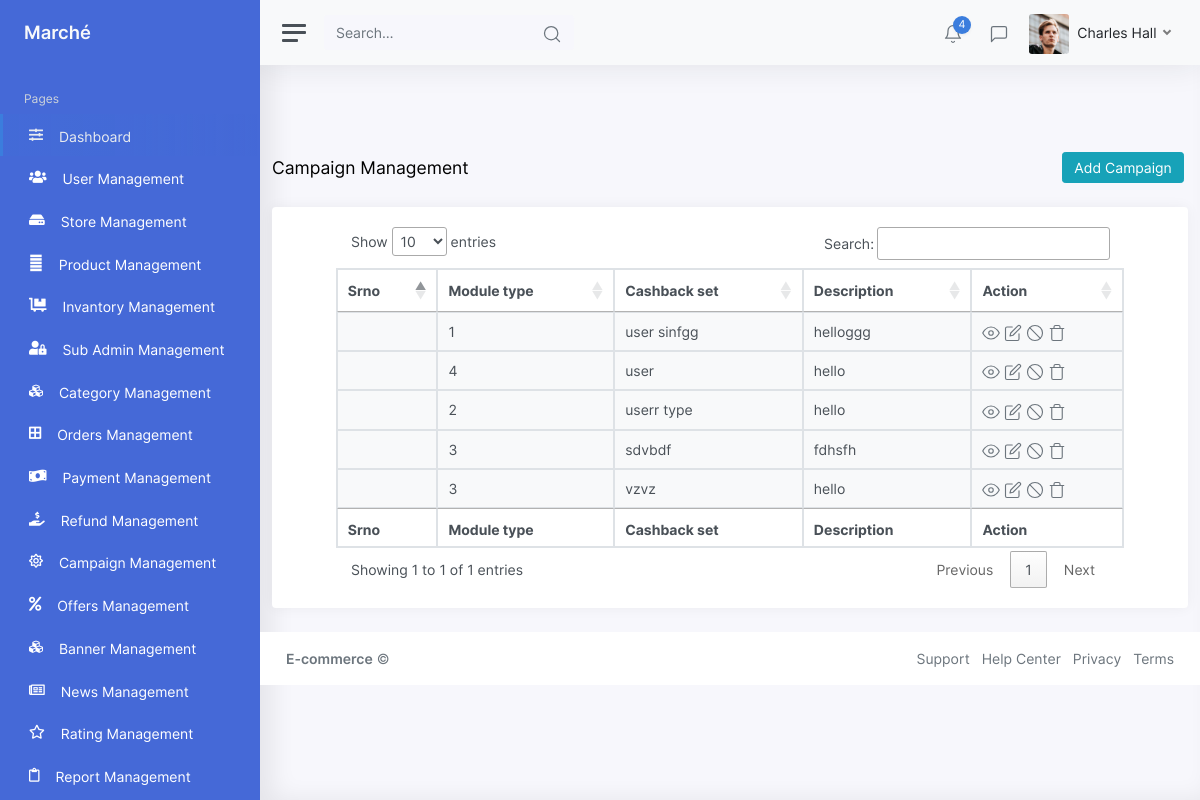
Screenshot of /Admin/campaignManagement with the database file from the repository.
### tables this page shows
CREATE TABLE `campaign` (
  `campaign_id` int(11) NOT NULL,
  `module_type` varchar(255) NOT NULL,
  `cashback_set` varchar(255) NOT NULL,
  `description` varchar(255) NOT NULL,
  `created_at` varchar(255) NOT NULL
);

### application/controllers/Admin.php (called while the page is built, shortened)
<?php
class Admin extends CI_Controller
{
	public function __construct()
	{
	$this->load->model('MyModel');
	$this->load->model('Common_model');
	}
	public function campaignManagement()
	{
		$records = $this->Common_model->_select('campaign','*');
		$this->load->view('ListView/Campaign-Management',['records'=>$records]);
	}
}

### index.php (called while the page is built, shortened)
<?php
require_once BASEPATH.'core/CodeIgniter.php';

### application/models/Common_model.php (called while the page is built, shortened)
<?php
class Common_model extends CI_Model
{
      function _select($table, $column = '*', $condition = array(), $order_by = '', $sort = 'ASC', $start = '0', $perPage = '')
    {
        $this->db->select($column, false);
        $resSQL = $this->db->get($table);
        if ($resSQL->num_rows() > 0) {
            $result = $resSQL->result_array();
            return $result;
        } else {
            return false;
        }
    }
}
?>

### application/views/ListView/Campaign-Management.php (the view, shortened to what this page needs)
<?php include_once('header.php');
include_once('sidebar.php'); ?>
<br><br><br>
<div class="container">
    <div class="breadcrumb-header justify-content-between">
        <div class="my-auto">
            <div class="d-flex">
                <h4 class="content-title mb-0 my-auto">Campaign Management</h4>
            </div>
        </div>
        <div class="d-flex my-xl-auto right-content">
            <div class="pr-1 mb-3 mb-xl-0">
                <a href="<?= base_url('Additems/Addcampaign') ?>"><button type="button" class="btn btn-info"><i class="fe fe-plus"></i>Add Campaign</button></a>
            </div>
        </div>
    </div>
    <div class="card">
        <div class="card-body">
            <table id="table_id" class="table table-condensed table-striped table-hover table-striped table-bordered">
                <thead>
                    <tr>
                        <th>Srno</th>
                        <th>Module type</th>
                        <th>Cashback set</th>
                        <th>Description</th>
                        <th>Action</th>
                    </tr>
                </thead>
                <tbody>
                    <tr>
                        <?php if (!empty($records) >0  ) : ?>
                            <?php $count = $this->uri->segment(3); ?>
                            <?php foreach ($records as $key => $record) : ?>
                                <?php $count++;?>
                                <td><?php $count;?></td>
                                <td><?php echo $record['module_type'] ?></td>
                                <td><?php if (($record['module_type'])) { ?>
                                        <?php echo $record['cashback_set'] ?>
                                    <?php } else { ?>
                                    <?php } ?>
                                </td>
                                <td><?php echo $record['description'] ?></td>
                                <td class="table-action">
                                    <a href="#myModalBlockUser" class="trigger-btn" data-toggle="modal"><i class="align-middle" data-feather="eye"></i></a>
                                    <a href="" data-toggle="modal" data-target="#myModalup<?php echo $record['campaign_id']; ?>" class="trigger-btn"><i class="align-middle" data-feather="edit"></i></a>
                                    <a href="#myModalBlockUser" class="trigger-btn" data-toggle="modal"><i class="align-middle" data-feather="slash"></i></a>
                                    <a href="" class="trigger-btn" data-target="#myModal<?php echo $record['campaign_id']; ?>" data-toggle="modal"><i class="align-middle" data-feather="trash"></i></a>
                                </td>
                    </tr>
                </tbody>
            <?php endforeach; ?>
        <?php endif; ?>
        <tfoot>
            <tr>
                <th>Srno</th>
                <th>Module type</th>
                <th>Cashback set</th>
                <th>Description</th>
                <th>Action</th>
            </tr>
        </tfoot>
            </table>
        </div>
    </div>
</div>
<?php include_once('footer.php');  ?>

### rows the page displays
campaign: module_type "1", cashback_set "user sinfgg", description "helloggg"
campaign: module_type "4", cashback_set "user", description "hello"
campaign: module_type "2", cashback_set "userr type", description "hello"
campaign: module_type "3", cashback_set "sdvbdf", description "fdhsfh"
campaign: module_type "3", cashback_set "vzvz", description "hello"
